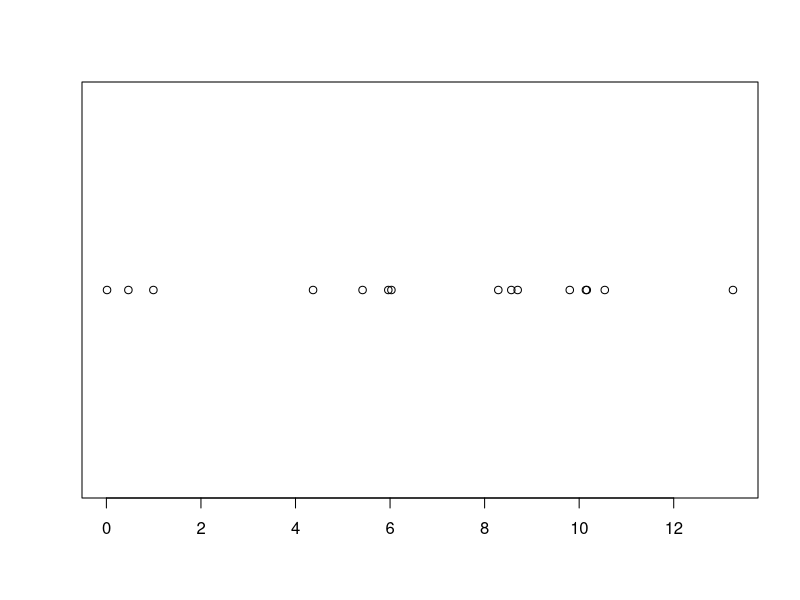
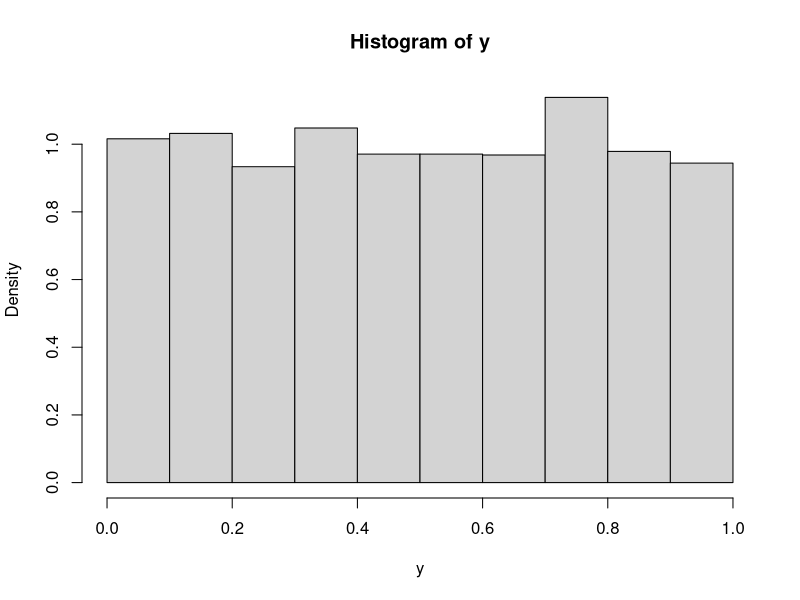
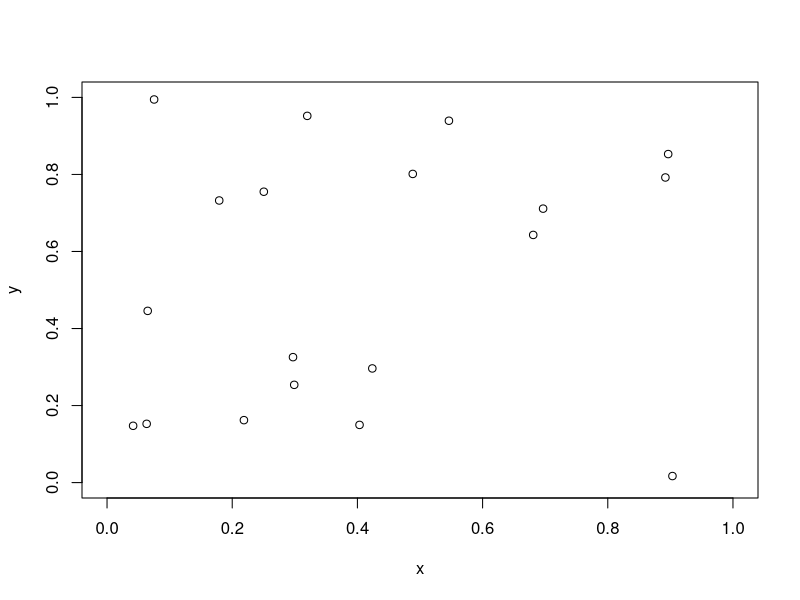

Generate these figures, in order, with R:
## ---- chunk 1
knitr::opts_chunk$set(echo = TRUE)
## ---- chunk 2
inter = rexp(15, 1) 
arr = cumsum(inter)
one = rep(1, times = length(arr))
plot(arr, one, yaxt = 'n', ann=FALSE)
## ---- chunk 3
    record <- function(){
 inter = rexp(2,1)
 arr = cumsum(inter)
 r = 2
 if ( (arr[1] < 1) & (arr[2] >1)){
 r <- arr[1]
}
r
}
## ---- chunk 4
x = replicate(10000, record())
y = setdiff(x, 2)
hist(y, prob=T)
## ---- chunk 5
M = rpois(1, 2) 
P = runif(M) 
sort(P, decreasing=F)
## ---- chunk 6
M= rpois(1,10)
x = runif(M)
y = runif(M)
## ---- chunk 7
plot(x,y, xlim=c(0,1), ylim=c(0,1))
